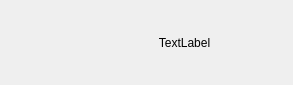
<ui version="4.0" >
 <author></author>
 <comment></comment>
 <exportmacro></exportmacro>
 <class>BaloonNotification</class>
 <widget class="QDialog" name="BaloonNotification" >
  <property name="geometry" >
   <rect>
    <x>0</x>
    <y>0</y>
    <width>293</width>
    <height>85</height>
   </rect>
  </property>
  <property name="windowTitle" >
   <string>FileManager</string>
  </property>
  <layout class="QHBoxLayout" >
   <property name="margin" >
    <number>9</number>
   </property>
   <property name="spacing" >
    <number>6</number>
   </property>
   <item>
    <widget class="QLabel" name="m_icon" >
     <property name="maximumSize" >
      <size>
       <width>70</width>
       <height>70</height>
      </size>
     </property>
     <property name="text" >
      <string/>
     </property>
    </widget>
   </item>
   <item>
    <widget class="QLabel" name="m_text" >
     <property name="enabled" >
      <bool>true</bool>
     </property>
     <property name="layoutDirection" >
      <enum>Qt::RightToLeft</enum>
     </property>
     <property name="frameShape" >
      <enum>QFrame::NoFrame</enum>
     </property>
     <property name="frameShadow" >
      <enum>QFrame::Plain</enum>
     </property>
     <property name="lineWidth" >
      <number>0</number>
     </property>
     <property name="midLineWidth" >
      <number>0</number>
     </property>
     <property name="text" >
      <string>TextLabel</string>
     </property>
     <property name="textFormat" >
      <enum>Qt::LogText</enum>
     </property>
     <property name="scaledContents" >
      <bool>false</bool>
     </property>
     <property name="alignment" >
      <set>Qt::AlignCenter</set>
     </property>
     <property name="wordWrap" >
      <bool>true</bool>
     </property>
    </widget>
   </item>
  </layout>
 </widget>
 <pixmapfunction></pixmapfunction>
 <resources/>
 <connections/>
</ui>
